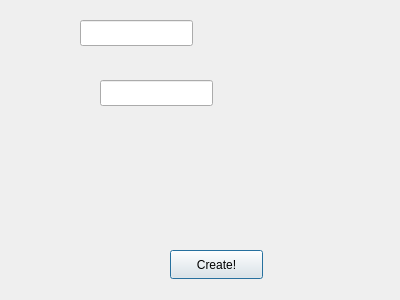
<?xml version="1.0" encoding="UTF-8"?>
<ui version="4.0">
 <class>CreateProfile</class>
 <widget class="QDialog" name="../CreateProfile">
  <property name="geometry">
   <rect>
    <x>0</x>
    <y>0</y>
    <width>400</width>
    <height>300</height>
   </rect>
  </property>
  <property name="windowTitle">
   <string>Dialog</string>
  </property>
  <widget class="QLineEdit" name="leProfileName">
   <property name="geometry">
    <rect>
     <x>80</x>
     <y>20</y>
     <width>113</width>
     <height>26</height>
    </rect>
   </property>
  </widget>
  <widget class="QLineEdit" name="leCurrency">
   <property name="geometry">
    <rect>
     <x>100</x>
     <y>80</y>
     <width>113</width>
     <height>26</height>
    </rect>
   </property>
  </widget>
  <widget class="QPushButton" name="pbCreateProfile">
   <property name="geometry">
    <rect>
     <x>170</x>
     <y>250</y>
     <width>93</width>
     <height>29</height>
    </rect>
   </property>
   <property name="text">
    <string>Create!</string>
   </property>
  </widget>
 </widget>
 <resources/>
 <connections/>
</ui>
